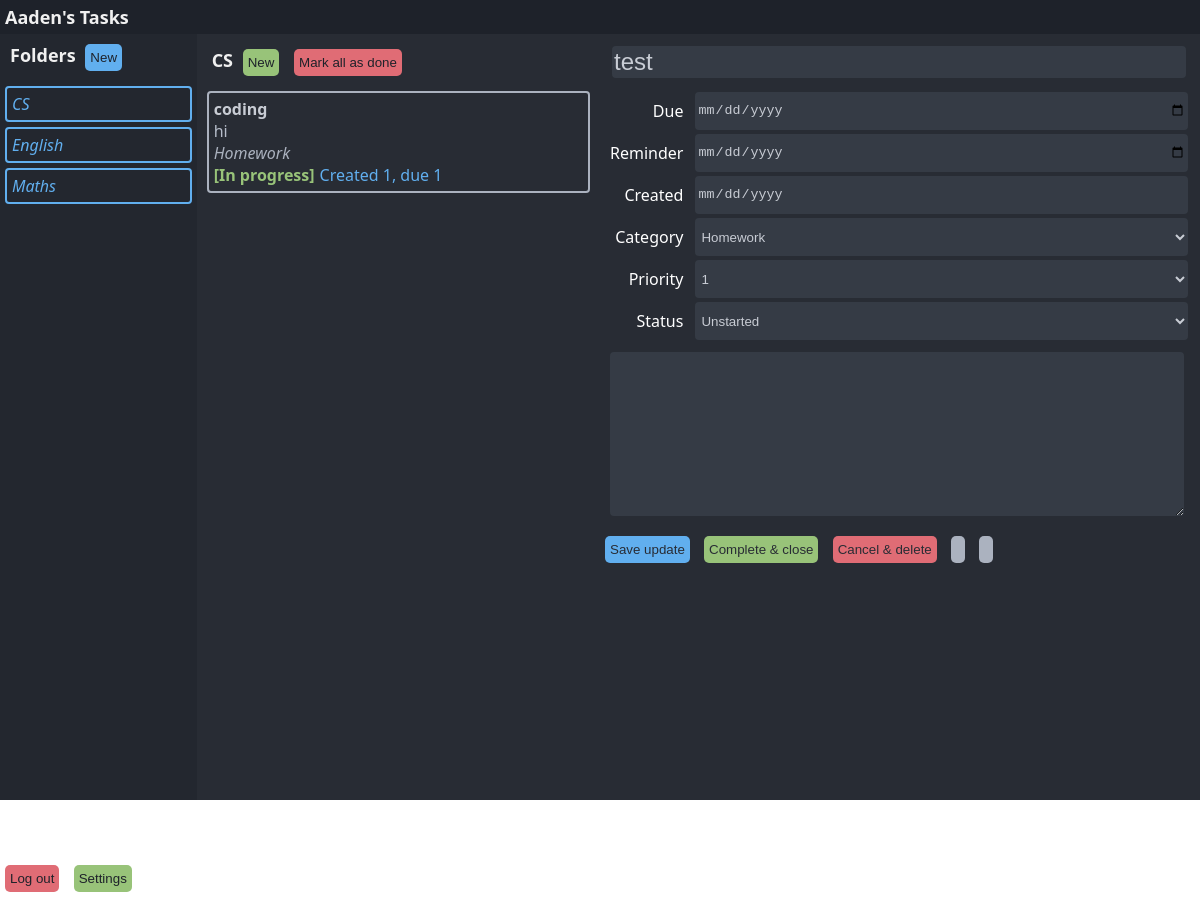
/tasks/, run on the app's committed database.
### tables this page shows
CREATE TABLE "accounts" (
	"userid"	TEXT,
	"password"	TEXT,
	"salt"	TEXT,
	"email"	TEXT,
	"name"	TEXT,
	PRIMARY KEY("userid")
);

CREATE TABLE "folders" (
	"userid"	TEXT,
	"id"	TEXT,
	"name"	TEXT,
	PRIMARY KEY("userid","id")
);

CREATE TABLE "tasks" (
	"userid"	TEXT,
	"folderid"	TEXT,
	"id"	TEXT,
	"title"	TEXT,
	"due"	TEXT,
	"reminder"	TEXT,
	"created"	TEXT,
	"category"	TEXT,
	"priority"	INTEGER,
	"status"	TEXT,
	"notes"	TEXT,
	"link"	TEXT,
	PRIMARY KEY("id","userid")
);

### website/views.py (the view)
@views.route("/tasks/")
def tasks():
    if "folderid" in request.values:
        folderid = int(request.values["folderid"])
    else:
        folderid = 0
    user = {
        "name": "Aaden",
        "username": "Nughm",
    }
    print(db_read("SELECT * FROM accounts;"))
    folders = db_read("SELECT * FROM folders ORDER BY name;")
    tasks = db_read(f"SELECT * FROM tasks WHERE folderid='{folderid}' ORDER BY title;")
    folders = [{"id": folders.index(name), "name": name["name"]} for name in folders]
    return render_template(
        "tasks.html",
        user = user,
        folders = folders,
        folderid = folderid,
        tasks = tasks,
        maintask = {
            "id": 123,
            "category": 0,
            "priority": 1,
            "status": 0,
            "title": "test",
            "due": "23/23/2323",
            "reminder": 2,
            "created": "34/34/3434",
        },
    )

### website/__init__.py (called while the page is built)
def db_read(sql, data=None):
    connection = sqlite3.connect(database_filename)
    connection.row_factory = sqlite3.Row
    db = connection.cursor()
    if data:
        db.execute(sql, data)
    else:
        db.execute(sql)
    records = db.fetchall()
    rows = [dict(record) for record in records]
    connection.commit()
    db.close()
    connection.close()
    return rows

### website/templates/tasks.html (shortened to what this page needs)
<!DOCTYPE html>
<html lang="en">
<head>
    <link rel="stylesheet" type="text/css" href="/static/tasks.css" media="screen">
</head>
<body>
    <div class="pageheader">
        <div class="titlebar"><strong>{{ user.name }}'s Tasks</strong></div>
    </div>
    <div class="container">
        <div class="folders">
            <div class="header"><strong>Folders</strong>
                <button class="blue" id="new-folder-button">New</button>
            </div>
            {% for folder in folders %}
                <a class="folder" href="?folderid={{ folder.id }}">{{ folder.name }}</a>
            {% endfor %}
            <div class="controls">
                <button class="red">Log out</button>
                <button class="green">Settings</button>
            </div>
        </div>
        <div class="tasks">
            <div class="header"><strong>{{ folders[folderid]["name"] }}</strong>
                <button class="green" id="new-task-button">New</button>
                <button class="red">Mark all as done</button>
            </div>
            {% for task in tasks %}
                <a class="taskpreview" href="?folderid={{ task.folderid }}&id={{ task.id }}">
                    <div class="taskpreviewheader">{{ task.title }}</div>
                    <div class="taskpreviewtext">{{ task.notes }}</div>
                    <div class="taskpreviewcategory">{{ task.category }}</div>
                    <div class="taskpreviewfooter">
                        {% if task.status == "Unstarted" %}
                            <div class="unstarted">[{{ task.status }}]</div>
                        {% elif task.status == "In progress" %}
                            <div class="started">[{{ task.status }}]</div>
                        {% else %}
                            <div class="waiting">[{{ task.status }}]</div>
                        {% endif %}
                        <div class="time">Created {{ task.created }}, due {{ task.due }}</div>
                    </div>
                </a>
            {% endfor %}
        </div>
        <div class="main">
            <form method="POST" enctype="multipart/form-data" action="/save_task">
                <div class="maintitle"><input type="text" name="title" value="{{ maintask.title }}" placeholder="Task title" class="tasktitle"></div>
                <div class="two-columns">
                    <div><label for="due">Due</label></div>
                    <input type="date" name="due" value="{{ maintask.due }}" placeholder="">
                    <div><label for="reminder">Reminder</label></div>
                    <input type="date" name="reminder" value="{{ maintask.reminder }}" placeholder="">
                    <div><label for="created">Created</label></div>
                    <input readonly type="date" name="created" value="{{ maintask.created }}" placeholder="">
                    <div><label for="category">Category</label></div>
                    <select name="category" value="{{ maintask.category }}">
                        <option {{ "selected='selected'" if maintask.category == 'Homework' else "" }}>Homework</option>
                    </select>
                    <div><label for="priority">Priority</label></div>
                    <select name="priority" value="{{ maintask.priority }}">
                        <option {{ "selected='selected'" if maintask.priority == 1 else "" }}>1</option>
                    </select>
                    <div><label for="status">Status</label></div>
                    <select name="status" value="{{ maintask.status }}">
                        <option {{ "selected='selected'" if maintask.status == "Unstarted" else "" }}>Unstarted</option>
                    </select>
                </div>
                <div class="maintext">
                    <textarea name="notes">{{ maintask.notes }}</textarea>
                </div>
                <input type="submit" name="submit-save" class="blue" value="Save update">
                <input type="submit" name="submit-close" class="green" value="Complete & close">
                <input type="submit" name="submit-delete" class="red" value="Cancel & delete">
                <input type="button" name="button-share" class="gray" value=" ">
                <input type="button" name="button-print" class="gray" value=" ">
            </form>
        </div>
    </div>
</body>
</html>

### website/static/tasks.css (style rules this page uses)
html, body { padding: 0; margin: 0; height: 100%; font-family: 'Segoe UI', Tahoma, Geneva, Verdana, sans-serif; overflow-y: hidden; }
.container { background-color: #282c34; display: grid; grid-template-columns: 1fr 2fr 50%; gap: 5px 5px; height: 100%; grid-template-areas: "folders items main" }
.pageheader { display: grid; grid-template-columns: 1fr 1fr; background-color: #1e222a; }
.pageheader .titlebar { padding: 5px; font-size: large; color: #f0f0f0; }
.controls { position: absolute; bottom: 5px; }
.folders { grid-area: folders; background-color: #23272f; border-right: 0px; overflow-y: auto; padding-bottom: 5em; }
.folders .header { font-size: large; color: #f0f0f0; padding: 0px 5px 5px 5px; margin: 5px 5px 5px 5px; }
.folder { padding: 5px 5px 5px 5px; margin: 5px 5px 5px 5px; border-radius: 4px; border: 2px solid #61afef; color: #61afef; font-style: italic; display: block; cursor: pointer; text-decoration: none; }
.header { font-size: large; padding: 5px 5px 5px 5px; margin: 5px 5px 5px 5px; color: #f0f0f0; }
.taskpreview { padding-bottom: 1em; padding: 5px 5px 5px 5px; margin: 5px 5px 5px 5px; border-radius: 4px; border: 2px solid #abb2bf; display: block; cursor: pointer; color: inherit; text-decoration: none; }
.taskpreviewheader { font-weight: bold; color: #c8ccd4; }
.taskpreviewtext { color: #b6bdca; }
.taskpreviewcategory { font-style: italic; color: #abb2bf; }
.taskpreviewfooter { display: flex; }
.taskpreviewfooter .started { margin-right: 5px; font-weight: bold; color: #98c379; }
.taskpreviewfooter .time { flex: 1; color: #61afef; }
.main { grid-area: main; overflow-y: auto; padding-bottom: 5em; padding-right: 10px; color: white; }
.maintitle { font-size: x-large; padding: 5px 5px 5px 5px; margin: 5px 5px 5px 5px; }
.maintext { padding: 5px 5px 5px 5px; margin: 5px 5px 5px 5px; }
.two-columns { display: grid; grid-template-columns: auto 1fr; }
.tasktitle { font-size: x-large; width: 100%; }
.two-columns div { padding: 5px 5px 5px 5px; margin: 5px 5px 5px 5px; text-align: right; }
.main textarea { width: 100%; height: 12em; line-height: 1.2em; }
button { background-color: #61afef; color: #1e222a; padding: 5px 5px 5px 5px; margin: 5px 5px 5px 5px; border-radius: 5px; width: 1fr; display: inline-block; height: 2em; border: 0px; }
input[type='button'] { background-color: #509ede; color: #1e222a; padding: 5px 5px 5px 5px; margin: 5px 5px 5px 5px; border-radius: 5px; width: 1fr; display: inline-block; height: 2em; border: 0px; }
input[type='submit'] { background-color: #509ede; color: #282c34; padding: 5px 5px 5px 5px; margin: 5px 5px 5px 5px; border-radius: 5px; width: 1fr; display: inline-block; height: 2em; border: 0px; }
button.blue, input[type='button'].blue, input[type='submit'].blue { background-color: #61afef; }
button.red, input[type='button'].red, input[type='submit'].red { background-color: #e06c75; }
button.green, input[type='button'].green, input[type='submit'].green { background-color: #98c379; }
button.gray, input[type='button'].gray, input[type='submit'].gray { background-color: #abb2bf; }
input { padding: 2px; margin: 2px; border-radius: 4px; background-color: #353b45; color: #c8ccd4; border: 0px; }
select { padding: 2px; margin: 2px; border-radius: 4px; background-color: #353b45; color: #c8ccd4; border: 0px; }
textarea { border-radius: 4px; background-color: #353b45; color: #c8ccd4; border: 0px; }

### data on the page
accounts: name "Aaden"
folders: name "CS"
folders: name "English"
folders: name "Maths"
tasks: title "coding", notes "hi", category "Homework", status "In progress", created "1", due "1"
